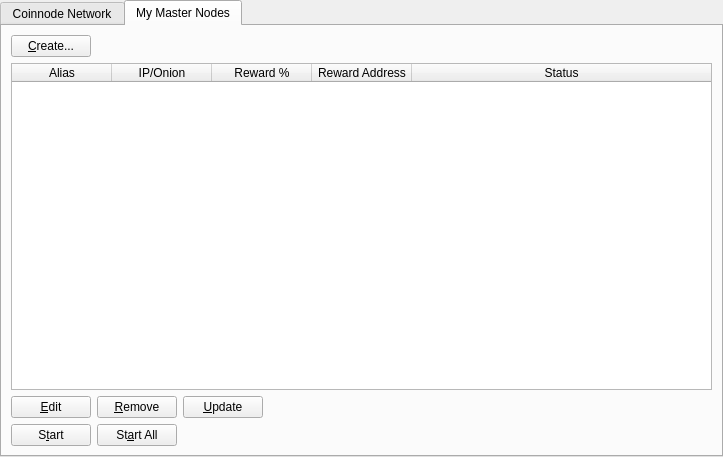
<?xml version="1.0" encoding="UTF-8"?>
<ui version="4.0">
 <class>MasternodeManager</class>
 <widget class="QWidget" name="MasternodeManager">
  <property name="geometry">
   <rect>
    <x>0</x>
    <y>0</y>
    <width>723</width>
    <height>457</height>
   </rect>
  </property>
  <property name="windowTitle">
   <string>Form</string>
  </property>
  <layout class="QVBoxLayout" name="topLayout">
   <property name="leftMargin">
    <number>0</number>
   </property>
   <property name="topMargin">
    <number>0</number>
   </property>
   <property name="rightMargin">
    <number>0</number>
   </property>
   <property name="bottomMargin">
    <number>0</number>
   </property>
   <item>
    <layout class="QVBoxLayout" name="verticalLayout">
     <property name="bottomMargin">
      <number>0</number>
     </property>
     <item>
      <widget class="QTabWidget" name="tabWidget">
       <property name="currentIndex">
        <number>1</number>
       </property>
       <widget class="QWidget" name="tab">
        <attribute name="title">
         <string>Coinnode Network</string>
        </attribute>
        <layout class="QGridLayout" name="gridLayout">
         <item row="1" column="0">
          <widget class="QTableWidget" name="tableWidgetMasternodes">
           <property name="editTriggers">
            <set>QAbstractItemView::NoEditTriggers</set>
           </property>
           <property name="alternatingRowColors">
            <bool>true</bool>
           </property>
           <property name="selectionBehavior">
            <enum>QAbstractItemView::SelectRows</enum>
           </property>
           <property name="sortingEnabled">
            <bool>true</bool>
           </property>
           <attribute name="horizontalHeaderStretchLastSection">
            <bool>true</bool>
           </attribute>
           <column>
            <property name="text">
             <string>Address</string>
            </property>
           </column>
           <column>
            <property name="text">
             <string>Protocol</string>
            </property>
           </column>
           <column>
            <property name="text">
             <string>Active</string>
            </property>
           </column>
           <column>
            <property name="text">
             <string>Active (secs)</string>
            </property>
           </column>
           <column>
            <property name="text">
             <string>Last Seen</string>
            </property>
           </column>
           <column>
            <property name="text">
             <string>Pubkey</string>
            </property>
           </column>
          </widget>
         </item>
         <item row="0" column="0">
          <layout class="QHBoxLayout" name="horizontalLayout_3">
           <property name="bottomMargin">
            <number>0</number>
           </property>
           <item>
            <widget class="QLabel" name="label_2">
             <property name="text">
              <string>Coinnode Node Count:</string>
             </property>
            </widget>
           </item>
           <item>
            <widget class="QLabel" name="countLabel">
             <property name="text">
              <string>0</string>
             </property>
            </widget>
           </item>
           <item>
            <spacer name="horizontalSpacer_3">
             <property name="orientation">
              <enum>Qt::Horizontal</enum>
             </property>
             <property name="sizeHint" stdset="0">
              <size>
               <width>40</width>
               <height>20</height>
              </size>
             </property>
            </spacer>
           </item>
          </layout>
         </item>
        </layout>
       </widget>
       <widget class="QWidget" name="tab_2">
        <attribute name="title">
         <string>My Master Nodes</string>
        </attribute>
        <layout class="QGridLayout" name="gridLayout_2">
         <item row="0" column="0">
          <layout class="QVBoxLayout" name="verticalLayout_2">
           <property name="bottomMargin">
            <number>0</number>
           </property>
           <item>
            <layout class="QHBoxLayout" name="horizontalLayout">
             <item>
              <widget class="QPushButton" name="createButton">
               <property name="text">
                <string>&amp;Create...</string>
               </property>
              </widget>
             </item>
             <item>
              <spacer name="horizontalSpacer">
               <property name="orientation">
                <enum>Qt::Horizontal</enum>
               </property>
               <property name="sizeHint" stdset="0">
                <size>
                 <width>40</width>
                 <height>20</height>
                </size>
               </property>
              </spacer>
             </item>
            </layout>
           </item>
           <item>
            <widget class="QTableWidget" name="tableWidget_2">
             <property name="minimumSize">
              <size>
               <width>695</width>
               <height>0</height>
              </size>
             </property>
             <property name="editTriggers">
              <set>QAbstractItemView::NoEditTriggers</set>
             </property>
             <property name="alternatingRowColors">
              <bool>true</bool>
             </property>
             <property name="selectionMode">
              <enum>QAbstractItemView::SingleSelection</enum>
             </property>
             <property name="selectionBehavior">
              <enum>QAbstractItemView::SelectRows</enum>
             </property>
             <attribute name="horizontalHeaderStretchLastSection">
              <bool>true</bool>
             </attribute>
             <column>
              <property name="text">
               <string>Alias</string>
              </property>
             </column>
             <column>
              <property name="text">
               <string>IP/Onion</string>
              </property>
             </column>
             <column>
              <property name="text">
               <string>Reward %</string>
              </property>
             </column>
             <column>
              <property name="text">
               <string>Reward Address</string>
              </property>
             </column>
             <column>
              <property name="text">
               <string>Status</string>
              </property>
             </column>
            </widget>
           </item>
           <item>
            <layout class="QHBoxLayout" name="horizontalLayout_2">
             <property name="bottomMargin">
              <number>0</number>
             </property>
             <item>
              <widget class="QPushButton" name="editButton">
               <property name="text">
                <string>&amp;Edit</string>
               </property>
              </widget>
             </item>
             <item>
              <widget class="QPushButton" name="removeButton">
               <property name="text">
                <string>&amp;Remove</string>
               </property>
              </widget>
             </item>
             <item>
              <widget class="QPushButton" name="UpdateButton">
               <property name="text">
                <string>&amp;Update</string>
               </property>
              </widget>
             </item>
             <item>
              <spacer name="horizontalSpacer_2">
               <property name="orientation">
                <enum>Qt::Horizontal</enum>
               </property>
               <property name="sizeHint" stdset="0">
                <size>
                 <width>40</width>
                 <height>20</height>
                </size>
               </property>
              </spacer>
             </item>
            </layout>
           </item>
           <item>
            <layout class="QHBoxLayout" name="horizontalLayout_4">
             <property name="bottomMargin">
              <number>0</number>
             </property>
            </layout>
           </item>
           <item>
            <layout class="QHBoxLayout" name="horizontalLayout_5">
             <property name="bottomMargin">
              <number>0</number>
             </property>
             <item>
              <widget class="QPushButton" name="startButton">
               <property name="text">
                <string>S&amp;tart</string>
               </property>
              </widget>
             </item>
             <item>
              <widget class="QPushButton" name="startAllButton">
               <property name="text">
                <string>St&amp;art All</string>
               </property>
              </widget>
             </item>
             <item>
              <spacer name="horizontalSpacer_5">
               <property name="orientation">
                <enum>Qt::Horizontal</enum>
               </property>
               <property name="sizeHint" stdset="0">
                <size>
                 <width>40</width>
                 <height>20</height>
                </size>
               </property>
              </spacer>
             </item>
            </layout>
           </item>
          </layout>
         </item>
        </layout>
       </widget>
      </widget>
     </item>
    </layout>
   </item>
  </layout>
 </widget>
 <resources/>
 <connections/>
</ui>
